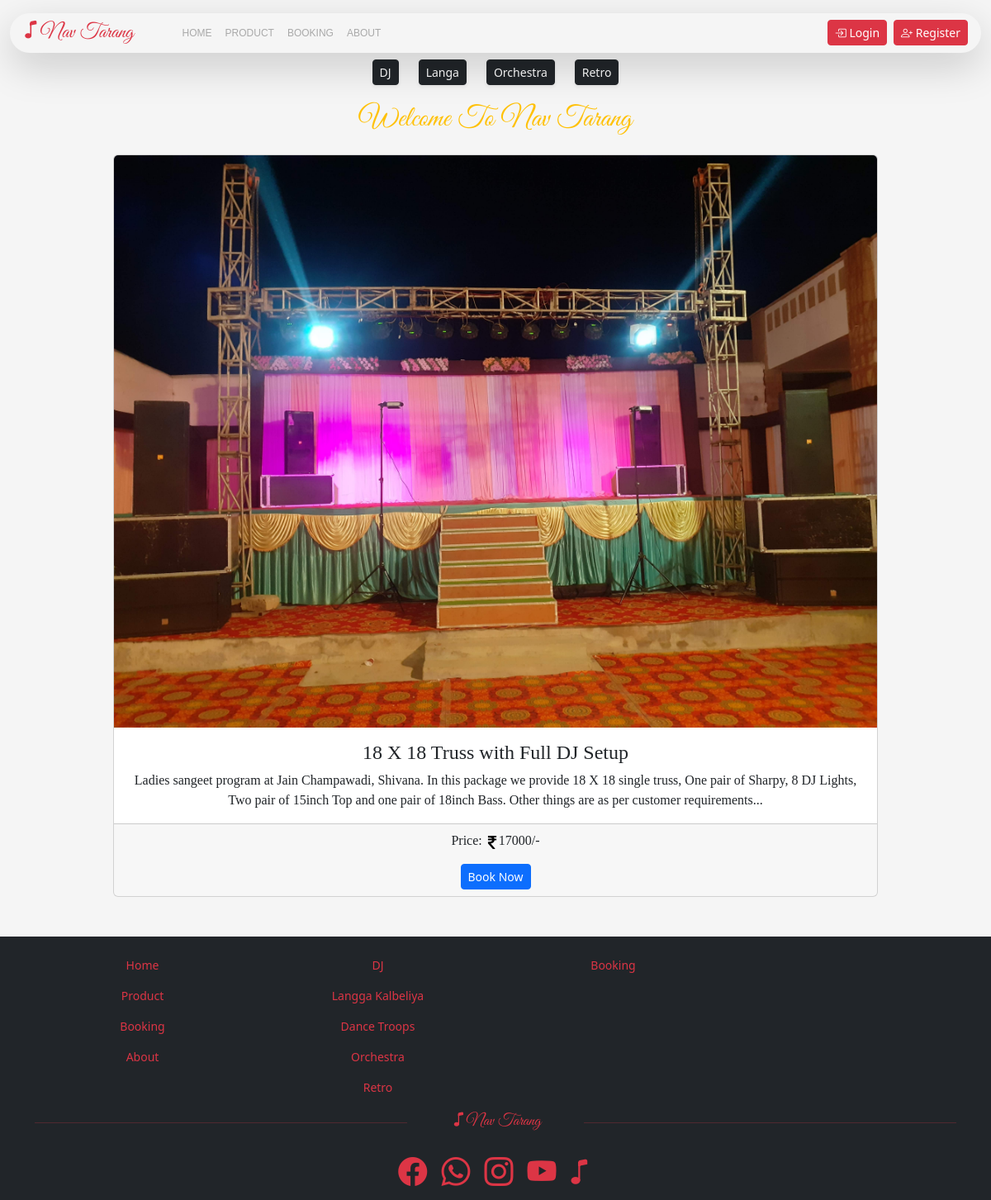
The app's page /product/? with its own data.
### navtarang/models.py (models this page shows)
class Package(db.Model):
    id = db.Column(db.Integer, primary_key=True)
    package_code = db.Column(db.Integer(), nullable=False, unique=True)
    package_name = db.Column(db.String(length=50), nullable = False, unique=True)
    price = db.Column(db.Integer, nullable=False)
    filename = db.Column(db.String(), nullable=False, unique=True)
    description = db.Column(db.Integer, nullable = False)
    product = db.Column(db.ForeignKey(Product.id))

### navtarang/routes.py (the view)
    @app.route('/product/<string:username>', methods=['GET','POST'])
    def product_page(username):
        try:
            if current_user.is_authenticated:
                if username != current_user.username:
                        raise Exception("username {username} does not exist in current login!")
            packages = Package.query.all()
            if request.method == 'GET':
                return render_template('product.html', packages=packages)
        except Exception as error:
            flash(f"{error}", category="danger")
            return redirect(url_for('home_page', username=username))

### navtarang/templates/product.html (shortened to what this page needs)
{% extends '_layout.html' %}
{% block content %}
    <div class="container-fluid" >
        <div class="container mt-2">
            <div class="text-center greatvibesfont size-35 text-warning mb-3">
                Welcome To Nav Tarang
            </div>
            <div class="row">
                <div class="col-md-1"></div>
                <div class="col-md-10">
                    {% for package in packages %}
                    <div class="card">
                        <img src="{{ url_for('static', filename=package.filename) }}" class="card-img-top" alt="package.filename">
                        <div class="card-body">
                            <h4 class="card-title timesnewroman">{{package.package_name}}</h4>
                            <p class="card-text timesnewroman">{{package.description}}</p>
                        </div>
                        <div class="card-footer">
                            <div class="text-center">
                                <p class="card-text timesnewroman">Price: <img src="{{ url_for('static', filename='icon/rupee-indian.png') }}">{{ package.price }}/-</p>
                                <a href="tel:9414133822" class="btn btn-sm btn-primary">Book Now</a>
                            </div>
                        </div>
                    </div>
                    {% endfor %}
                </div>
                <div class="col-md-1"></div>
            </div>
        </div>
    </div>
</div>
{% endblock %}

### navtarang/static/css/style.css (style rules this page uses)
.timesnewroman { font-family: 'Times New Roman', Times, serif; }
.greatvibesfont { font-family: 'great-vibes.regular'; }
.bg-cream { background-color: whitesmoke; }
.size-35 { font-size: 35px !important; }
.card { margin: auto; text-align: center; position: relative; }

### records on screen
Package: filename (picture), package_name "18 X 18 Truss with Full DJ Setup", description "Ladies sangeet program at Jain Champawadi, Shivana. In this package we provide 18 X 18 single truss, One pair of Sharpy, 8 DJ Lights, Two pair of 15inch Top and one pair of 18inch Bass. Other things are as per customer requirements...", price "17000"
